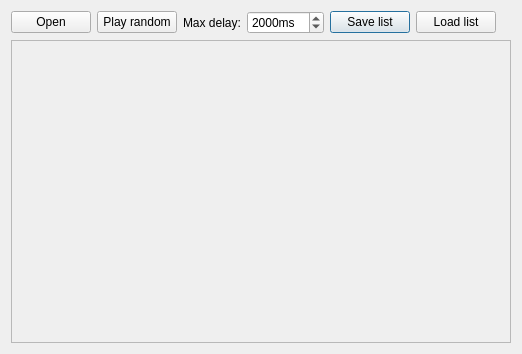
<?xml version="1.0" encoding="UTF-8"?>
<ui version="4.0">
 <class>MultiSfxTester</class>
 <widget class="QDialog" name="MultiSfxTester">
  <property name="geometry">
   <rect>
    <x>0</x>
    <y>0</y>
    <width>522</width>
    <height>354</height>
   </rect>
  </property>
  <property name="acceptDrops">
   <bool>true</bool>
  </property>
  <property name="windowTitle">
   <string>Multi-SFX tester</string>
  </property>
  <layout class="QGridLayout" name="gridLayout">
   <item row="0" column="2">
    <widget class="QLabel" name="label">
     <property name="text">
      <string>Max delay:</string>
     </property>
    </widget>
   </item>
   <item row="0" column="4">
    <widget class="QPushButton" name="saveList">
     <property name="text">
      <string>Save list</string>
     </property>
    </widget>
   </item>
   <item row="0" column="1">
    <widget class="QPushButton" name="randomPlaying">
     <property name="text">
      <string>Play random</string>
     </property>
     <property name="checkable">
      <bool>true</bool>
     </property>
    </widget>
   </item>
   <item row="1" column="0" colspan="7">
    <widget class="QScrollArea" name="sfxList">
     <property name="widgetResizable">
      <bool>true</bool>
     </property>
     <widget class="QWidget" name="scrollAreaWidgetContents">
      <property name="geometry">
       <rect>
        <x>0</x>
        <y>0</y>
        <width>502</width>
        <height>305</height>
       </rect>
      </property>
      <layout class="QVBoxLayout" name="verticalLayout">
       <item>
        <spacer name="verticalSpacer">
         <property name="orientation">
          <enum>Qt::Vertical</enum>
         </property>
         <property name="sizeHint" stdset="0">
          <size>
           <width>20</width>
           <height>284</height>
          </size>
         </property>
        </spacer>
       </item>
      </layout>
     </widget>
    </widget>
   </item>
   <item row="0" column="0">
    <widget class="QPushButton" name="openSfx">
     <property name="text">
      <string>Open</string>
     </property>
    </widget>
   </item>
   <item row="0" column="3">
    <widget class="QSpinBox" name="maxRandomDelay">
     <property name="toolTip">
      <string>Maximum delay between random plays</string>
     </property>
     <property name="suffix">
      <string>ms</string>
     </property>
     <property name="minimum">
      <number>100</number>
     </property>
     <property name="maximum">
      <number>10000</number>
     </property>
     <property name="singleStep">
      <number>500</number>
     </property>
     <property name="value">
      <number>2000</number>
     </property>
    </widget>
   </item>
   <item row="0" column="6">
    <spacer name="horizontalSpacer">
     <property name="orientation">
      <enum>Qt::Horizontal</enum>
     </property>
     <property name="sizeHint" stdset="0">
      <size>
       <width>327</width>
       <height>20</height>
      </size>
     </property>
    </spacer>
   </item>
   <item row="0" column="5">
    <widget class="QPushButton" name="loadList">
     <property name="text">
      <string>Load list</string>
     </property>
    </widget>
   </item>
  </layout>
 </widget>
 <resources/>
 <connections/>
</ui>
